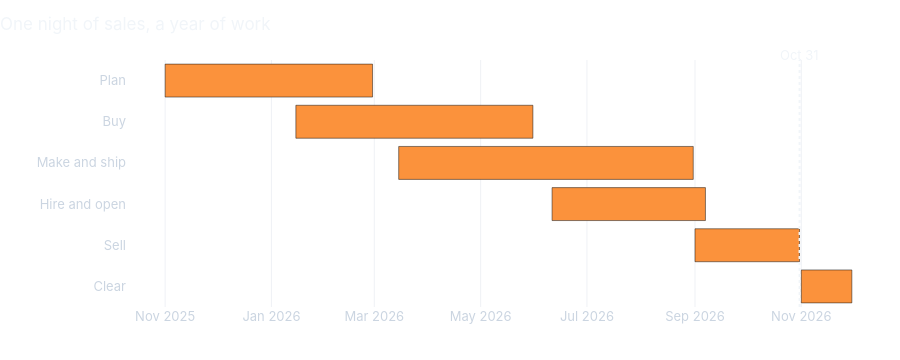

The notebook cell saved with this chart:
### Markdown cell above
## 2. The Halloween year

Here is the year behind one night, laid out like a project plan. The steps overlap, and the dates are a typical calendar, with real 2026 milestones where they are known. Hover over a bar for the details.

### Code cell
steps = pd.DataFrame([
    ("Plan", "2025-11-01", "2026-02-28", "Review what sold and what was left over; set next year's budget and product mix"),
    ("Buy", "2026-01-15", "2026-05-31", "Trade shows and purchase orders; TransWorld's Halloween & Attractions Show ran March 26-29 in St. Louis"),
    ("Make and ship", "2026-03-15", "2026-08-31", "Factories produce and goods move to warehouses; wholesale shoppers stock up in late summer"),
    ("Hire and open", "2026-06-11", "2026-09-07", "Spirit Halloween announced 52,000 seasonal hires on June 11 and opened about 1,575 pop-up stores, most in August"),
    ("Sell", "2026-09-01", "2026-10-31", "About half of shoppers start in September or earlier, but sales pile up in the final weeks"),
    ("Clear", "2026-11-01", "2026-11-30", "Markdowns; leftovers sold off or stored; next year's plan starts"),
], columns=["step", "start", "end", "detail"])

timeline = px.timeline(
    steps, x_start="start", x_end="end", y="step", custom_data=["detail"],
    title="One night of sales, a year of work",
    color_discrete_sequence=[COLORS["Halloween"]],
)
timeline.update_traces(hovertemplate="<b>%{y}</b><br>%{customdata[0]}<extra></extra>")
timeline.update_yaxes(autorange="reversed", title="")
timeline.add_vline(x=pd.Timestamp("2026-10-31").timestamp() * 1000, line_dash="dot", line_color="#f1f5f9")
timeline.add_annotation(x="2026-10-31", y=1.06, yref="paper", text="Oct 31", showarrow=False, font=dict(color="#f1f5f9"))
timeline.update_layout(height=360, xaxis_title="")
timeline.show()

### Figure 1 — Plotly figure (JSON) as saved in the notebook; plotly's stock layout.template omitted (floating-point values rounded to 4 significant figures)
{"data": [{"base": ["2025-11-01T00:00:00.000000", "2026-01-15T00:00:00.000000", "2026-03-15T00:00:00.000000", "2026-06-11T00:00:00.000000", "2026-09-01T00:00:00.000000", "2026-11-01T00:00:00.000000"], "customdata": [["Review what sold and what was left over; set next year's budget and product mix"], ["Trade shows and purchase orders; TransWorld's Halloween & Attractions Show ran March 26-29 in St. Louis"], ["Factories produce and goods move to warehouses; wholesale shoppers stock up in late summer"], ["Spirit Halloween announced 52,000 seasonal hires on June 11 and opened about 1,575 pop-up stores, most in August"], ["About half of shoppers start in September or earlier, but sales pile up in the final weeks"], ["Markdowns; leftovers sold off or stored; next year's plan starts"]], "hovertemplate": "<b>%{y}</b><br>%{customdata[0]}<extra></extra>", "legendgroup": "", "marker": {"color": "#fb923c", "pattern": {"shape": ""}}, "name": "", "orientation": "h", "showlegend": false, "textposition": "auto", "type": "bar", "x": [10281600000, 11750400000, 14601600000, 7603200000, 5184000000, 2505600000], "xaxis": "x", "y": ["Plan", "Buy", "Make and ship", "Hire and open", "Sell", "Clear"], "yaxis": "y"}], "layout": {"annotations": [{"font": {"color": "#f1f5f9"}, "showarrow": false, "text": "Oct 31", "x": "2026-10-31", "y": 1.06, "yref": "paper"}], "barmode": "overlay", "height": 360, "legend": {"tracegroupgap": 0}, "shapes": [{"line": {"color": "#f1f5f9", "dash": "dot"}, "type": "line", "x0": 1793000000000.0, "x1": 1793000000000.0, "xref": "x", "y0": 0, "y1": 1, "yref": "y domain"}], "title": {"text": "One night of sales, a year of work"}, "xaxis": {"anchor": "y", "domain": [0.0, 1.0], "title": {"text": ""}, "type": "date"}, "yaxis": {"anchor": "x", "autorange": "reversed", "domain": [0.0, 1.0], "title": {"text": ""}}}}
